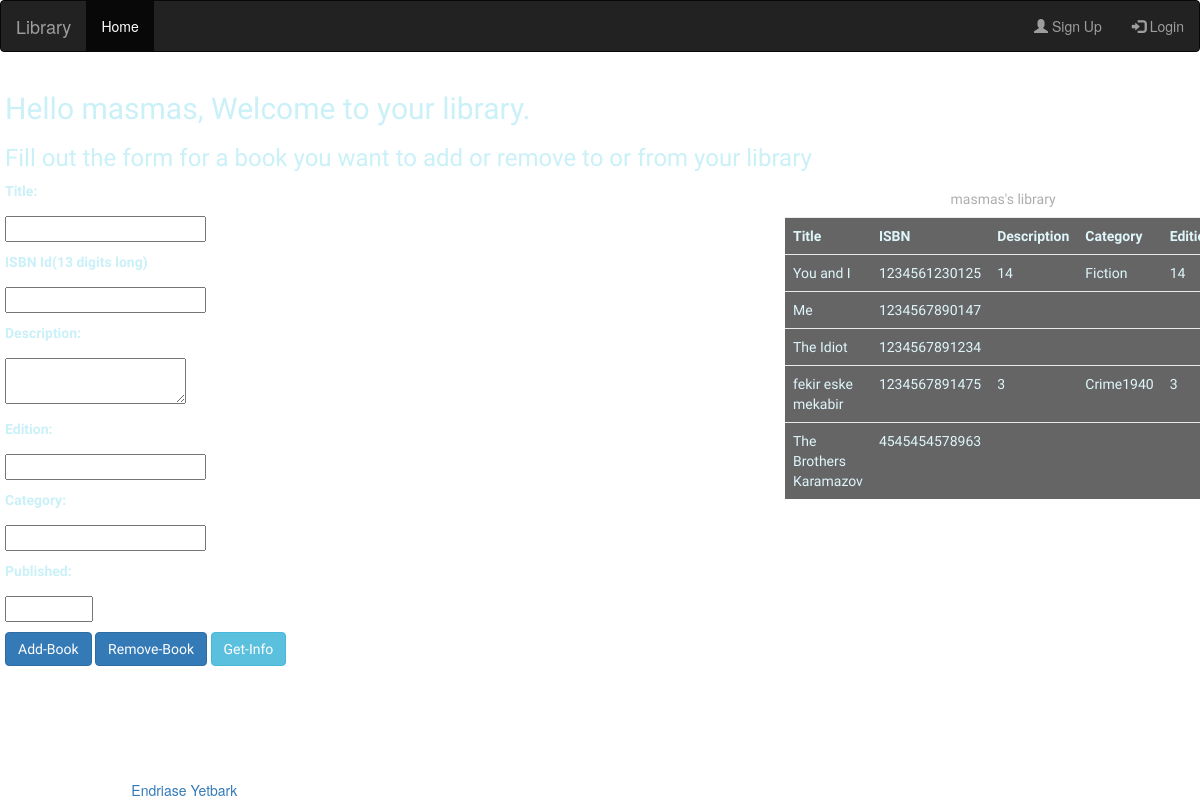
Screenshot of /books (signed in) with the database file from the repository.
### Database/database.py (models this page shows, shortened)
class Books(db.Model):
    __tablename__ = "Books"
    owner = db.Column(db.String, db.ForeignKey('User.username'), nullable=False)
    isbn = db.Column(db.Integer, primary_key=True, nullable=False)
    name = db.Column(db.String(30), unique=False, nullable=False)
    description = db.Column(db.String(30), unique=False, nullable=False)
    edition = db.Column(db.Integer, unique=False, nullable=True)
    published = db.Column(db.Integer, unique=False, nullable=True)
    category = db.Column(db.String(30), nullable=True, unique=False)

### routes/routes.py (the view, shortened to what this page needs)
@app.route("/books", methods=['GET', 'POST'])
def books():
    success = detail = False
    msg = error = ''
    form = BookForm()
    if session['users'] is None:
        return redirect(url_for('login'))
    user = User.query.filter_by(username=session['users'])
    if not session.get("users") is None and user is not None:
        user.username = session['users']
        print('Stared')
        print(user.username)
        displaybooks = Books.query.filter_by(owner=user.username).all()
        library = []
        for book in displaybooks:
            library.append([book.name, book.isbn, book.description, book.category, book.edition])
        print(library)
        return render_template('mainlibrary.html', form=form, success=success, msg=msg, error=error, detail=detail,
                               name=str(user.username), library=library)
    else:
        print("can't find user")
        return redirect(url_for('login'))

### MyForms/Bookform.py
class BookForm(Form):
    name = StringField('Title:'
                       )
    isbn = IntegerField('ISBN Id(13 digits long)',
                         [validators.Length(min=13, max=13, message='ISBN must be 13digits long')]
                        )
    description = TextAreaField('Description:')
    edition = IntegerField('Edition:', [validators.length(min=0, max=20), validators.optional()])
    category = StringField('Category:', [validators.length(min=0, max=20), validators.optional()])
    year = IntegerField('Published:', [validators.NumberRange(min=0, max=2024),
                                                                      validators.optional()])

### templates/mainlibrary.html (shortened to what this page needs)
<!DOCTYPE html>
<html lang="en">
{% extends 'base.html' %}
{% block content %}
<body style="
background-image:url(https://images.pexels.com/photos/272337/pexels-photo-272337.jpeg?auto=compress&cs=tinysrgb&dpr=2&h=650&w=940);
 background-size: 100%">
<div style="color: #caf0f8">
<div style="font-family:'Architects Daughter', cursive; font-weight:100;">
<div class="row" style="padding-left: 10px;">
    <h2 style="padding-left: 10px"> Hello {{name}}, Welcome to your library.</h2>
    {%if detail == False %}
    <h3 style="padding-left: 10px">Fill out the form for a book you want to add or remove to or from your library</h3>
    <div style="text-align: left; padding-left: 10px;" class="col-sm-4">
    <form action="" method="POST">
        <p> {{ form.name.label }}</p>
        <p>{{ form.name() }} </p>
        <p> {{ form.isbn.label }}</p>
        <p>{{ form.isbn() }}</p>
        <p> {{ form.description.label }}</p>
        <p>{{ form.description() }}</p>
        <p> {{ form.edition.label }}</p>
        <p>{{ form.edition() }}</p>
        <p> {{ form.category.label }}</p>
        <p>{{ form.category() }}</p>
        <p> {{ form.year.label }}</p>
        <p>{{ form.year() }}</p>
        <P> <input type="submit" name="btn" class="btn btn-primary" value="Add-Book">
            <input type="submit" name="btn"  class="btn btn-primary"value="Remove-Book">
            <input type="submit" name="btn" class="btn btn-info" value="Get-Info">
        </p>
    </form>
        </div>
    <div style="text-align: left; width:50%; padding-left: 10px;" >
     <div class="col-sm-4" style="position:absolute; right:30px;">
         <table class="table" style="background-color: black; opacity: 0.6; font-color: #white">
             <caption style="text-size: 250%; text-align: center;"> {{name}}'s library</caption>
    <tr style="width:20%  o">
        <th>Title</th>
        <th>ISBN</th>
        <th> Description</th>
        <th> Category </th>
        <th> Edition</th>
    </tr>
            {% for i in range(library|length) %}
        <tr style="width:20%">
        <td>{{library[i][0]}}</td>
        <td>{{library[i][1]}}</td>
        <td> {{library[i][2]}}</td>
        <td> {{library[i][3]}} </td>
        <td> {{library [i][4]}}</td>
    </tr>
        {% endfor %}
    </table>
         </div>
    </div>
</div>
    {% endif%}
</div>
</div>
</body>
 {% endblock %}

### templates/base.html (shortened to what this page needs)
<!DOCTYPE html>
<html lang="en">
<head>
    <link rel="stylesheet" href="https://maxcdn.bootstrapcdn.com/bootstrap/3.4.1/css/bootstrap.min.css">
  <link rel="stylesheet" href="https://maxcdn.bootstrapcdn.com/bootstrap/3.4.1/css/bootstrap.min.css">
</head>
<body>
  <div id="nav" style="color: #33415c">
   <nav class="navbar navbar-inverse">
  <div class="container-fluid">
    <div class="navbar-header">
      <a class="navbar-brand" href="books">Library</a>
    </div>
    <ul class="nav navbar-nav">
      <li class="active"><a href="books">Home</a></li>
    </ul>
    <ul class="nav navbar-nav navbar-right">
      <li><a href="signup"><span class="glyphicon glyphicon-user"></span> Sign Up</a></li>
      <li><a href="login"><span class="glyphicon glyphicon-log-in"></span> Login</a></li>
    </ul>
  </div>
</nav>
  <div>
  {% block content %}{% endblock %}
  </div>
  <div id="footer" style= "text-align: center; position:absolute; bottom:0px; color: white ">
    &copy; Copyright 2022 by <a href="https://www.linkedin.com/in/endriase-yetbarek-4b2055138/">Endriase Yetbark</a>.
  </div>
  </div>
</body>

### rows the page displays
Books: name "You and I", isbn "1234561230125", description "14", category "Fiction", edition "14"
Books: name "Me", isbn "1234567890147"
Books: name "The Idiot", isbn "1234567891234"
Books: name "fekir eske mekabir", isbn "1234567891475", category "Crime1940", edition "3"
Books: name "The Brothers Karamazov", isbn "4545454578963"

### other values shown
{{ name }} "masmas"
{{ library[i][2] }} "3"
